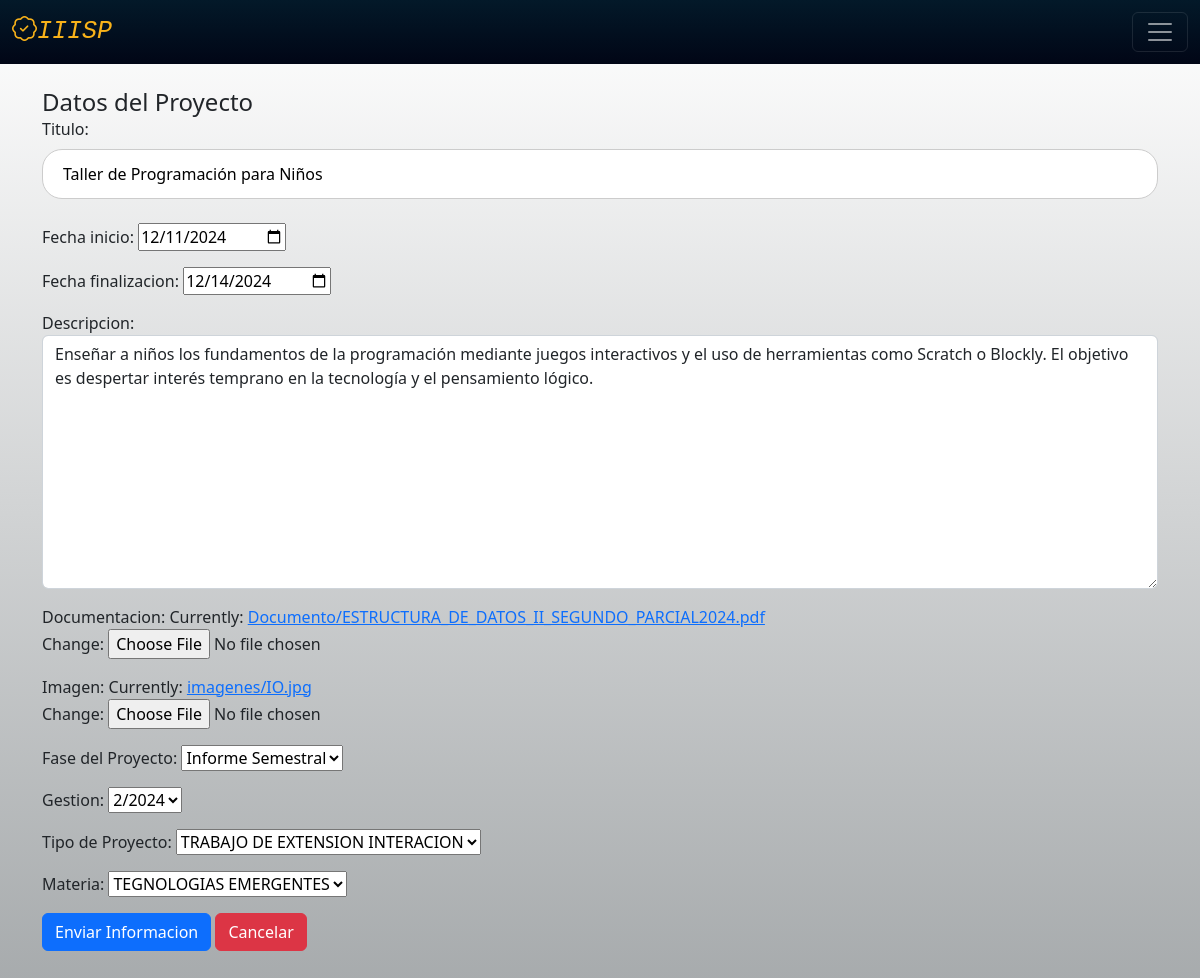
/semestres/editar/7 (signed in), run on the app's committed database.
### proyectos/models.py (models this page shows)
class T_Proyectos(models.Model):
    Id_Proyect=models.AutoField(primary_key=True)
    Titulo= models.CharField(max_length=150,verbose_name='Titulo')
    Fecha_Inicio= models.DateField(auto_now=False, auto_now_add=False)
    Fecha_Finalizacion=models.DateField(auto_now=False, auto_now_add=False)
    Descripcion=models.TextField(verbose_name='Descripcion', blank=True)
    Documentacion=models.FileField(upload_to='Documento/',verbose_name='Documentacion',null=True)
    Imagen=models.ImageField(upload_to='imagenes/', verbose_name='Imagen', null= True)
    T_Fase_proyecto=models.ForeignKey(T_Fase_proyecto, on_delete=models.CASCADE,verbose_name='Fase del Proyecto')
    T_Gestion=models.ForeignKey(T_Gestion, on_delete=models.CASCADE, verbose_name='Gestion')
    T_Tipo_Proyecto=models.ForeignKey(T_Tipo_Proyecto, on_delete=models.CASCADE, verbose_name='Tipo de Proyecto')
    T_Materia= models.ForeignKey(T_Materia, on_delete=models.CASCADE, null=True, blank=True, verbose_name='Materia' )

### proyectos/views.py (the view)
# urls.py: path('semestres/editar/<int:id>',views.editar,name='editar'),
@login_required
def editar(request, id):
    programa = models.T_Proyectos.objects.get(Id_Proyect=id)
    formulario = PForm(request.POST or None, request.FILES or None, instance=programa)
    if formulario.is_valid() and request.POST:
        formulario.save()
        return redirect('proye')
    return render(request, 'semestres/editar.html',{'formulario': formulario})

### proyectos/forms.py
class PForm(forms.ModelForm):
    class Meta:
        model = T_Proyectos
        fields = ['Titulo','Fecha_Inicio','Fecha_Finalizacion','Descripcion','Documentacion','Imagen','T_Fase_proyecto','T_Gestion',
                   'T_Tipo_Proyecto','T_Materia']
    Fecha_Inicio = forms.DateField(widget=forms.DateInput(attrs={'type':'date'}))
    Fecha_Finalizacion = forms.DateField(widget=forms.DateInput(attrs={'type':'date'}))
    Descripcion = forms.CharField(widget=forms.Textarea(attrs={'class': 'form-control', 'placeholder': 'Ingrese la Descripcion'}))

### proyectos/models.py (called while the page is built)
    def __str__(self):
        return self.Tipo

    def __str__(self):
        return self.Fase

    def __str__(self):
        return self.Gestion

    def __str__(self):
        return self.Materia

### proyectos/templates/semestres/editar.html
{% extends 'P_principal.html' %}
{% load static %}
{% block content %}
<br>
<br>
<br>
<div class="container ">
    <h4 class="card-title">Datos del Proyecto</h4>
    {% include 'semestres/Form.html' %}
</div>
{% endblock %}

### proyectos/templates/semestres/Form.html (shortened to what this page needs)
<form enctype="multipart/form-data" method="POST">
    {{formulario.as_p}}
    <a id="boton2">
        <input name="" id="boton1" class="btn btn-primary " type="submit" value="Enviar Informacion">
    </a>
    <a name="" id="boton1" class="btn btn-danger " href="{% url 'proye' %}" role="button">Cancelar</a>
    <br>
    <br>
    <br>
</form>

### proyectos/static/css/home.css (style rules this page uses)
#fondo1 { background-image: linear-gradient(rgb(255, 255, 255),rgb(164, 168, 170)); }

### proyectos/static/css/uno/form.css (style rules this page uses)
input[type=text], input[type=password] { width: 100%; padding: 12px 20px; margin: 8px 0; border-radius: 20px; display: inline-block; border: 1px solid #ccc; box-sizing: border-box; }
.container { padding: 16px; }

### data on the page
T_Proyectos: Titulo "Taller de Programación para Niños", Fecha_Inicio "12/11/2024", Fecha_Finalizacion "12/14/2024", Descripcion "Enseñar a niños los fundamentos de la programación mediante juegos interactivos y el uso de herramientas como Scratch o Blockly. El objetivo es despertar interés temprano en la tecnología y el pensamiento lógico.", T_Fase_proyecto "Informe Semestral", T_Gestion "2/2024", T_Tipo_Proyecto "TRABAJO DE EXTENSION INTERACION", T_Materia "TEGNOLOGIAS EMERGENTES"
